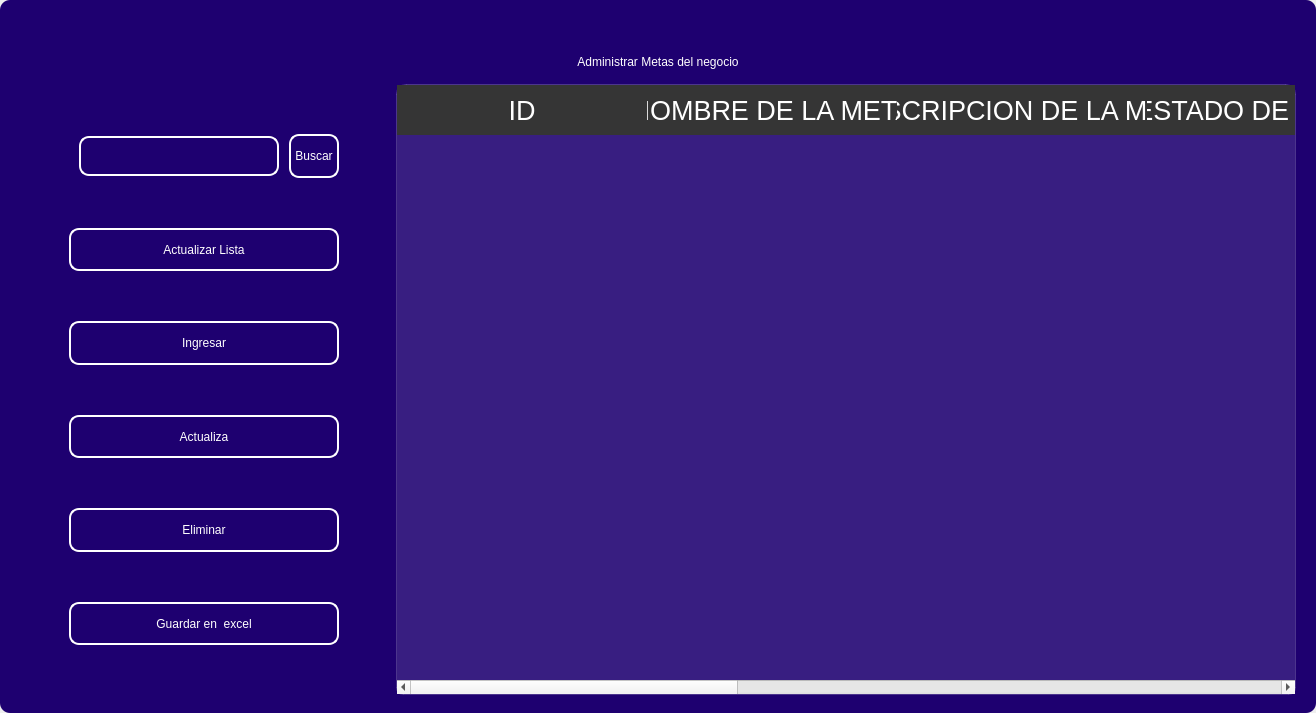
<?xml version="1.0" encoding="UTF-8"?>
<ui version="4.0">
 <class>MainWindow</class>
 <widget class="QMainWindow" name="MainWindow">
  <property name="geometry">
   <rect>
    <x>0</x>
    <y>0</y>
    <width>1316</width>
    <height>713</height>
   </rect>
  </property>
  <property name="windowTitle">
   <string>MainWindow</string>
  </property>
  <property name="styleSheet">
   <string notr="true"/>
  </property>
  <widget class="QWidget" name="centralwidget">
   <property name="styleSheet">
    <string notr="true"/>
   </property>
   <layout class="QVBoxLayout" name="verticalLayout">
    <property name="spacing">
     <number>0</number>
    </property>
    <property name="leftMargin">
     <number>0</number>
    </property>
    <property name="topMargin">
     <number>0</number>
    </property>
    <property name="rightMargin">
     <number>0</number>
    </property>
    <property name="bottomMargin">
     <number>0</number>
    </property>
    <item>
     <widget class="QFrame" name="frame">
      <property name="enabled">
       <bool>true</bool>
      </property>
      <property name="styleSheet">
       <string notr="true">
QFrame {
border-radius:10px;
background-color:#1E0070;
 }
</string>
      </property>
      <property name="frameShape">
       <enum>QFrame::StyledPanel</enum>
      </property>
      <property name="frameShadow">
       <enum>QFrame::Raised</enum>
      </property>
      <layout class="QVBoxLayout" name="verticalLayout_2">
       <item>
        <widget class="QFrame" name="frame_superior">
         <property name="minimumSize">
          <size>
           <width>0</width>
           <height>40</height>
          </size>
         </property>
         <property name="maximumSize">
          <size>
           <width>16777215</width>
           <height>40</height>
          </size>
         </property>
         <property name="styleSheet">
          <string notr="true">QPushButton{
border-radius:18px;
}

QPushButton:hover{
	background-color: rgb(0, 0, 0);
}
</string>
         </property>
         <property name="frameShape">
          <enum>QFrame::StyledPanel</enum>
         </property>
         <property name="frameShadow">
          <enum>QFrame::Raised</enum>
         </property>
         <layout class="QHBoxLayout" name="horizontalLayout_3">
          <property name="spacing">
           <number>4</number>
          </property>
          <property name="leftMargin">
           <number>0</number>
          </property>
          <property name="topMargin">
           <number>0</number>
          </property>
          <property name="rightMargin">
           <number>0</number>
          </property>
          <property name="bottomMargin">
           <number>0</number>
          </property>
          <item>
           <widget class="QPushButton" name="btn_icon">
            <property name="text">
             <string/>
            </property>
            <property name="iconSize">
             <size>
              <width>40</width>
              <height>40</height>
             </size>
            </property>
           </widget>
          </item>
          <item>
           <spacer name="horizontalSpacer_2">
            <property name="orientation">
             <enum>Qt::Horizontal</enum>
            </property>
            <property name="sizeHint" stdset="0">
             <size>
              <width>443</width>
              <height>20</height>
             </size>
            </property>
           </spacer>
          </item>
          <item>
           <widget class="QPushButton" name="btn_exit">
            <property name="minimumSize">
             <size>
              <width>38</width>
              <height>38</height>
             </size>
            </property>
            <property name="maximumSize">
             <size>
              <width>38</width>
              <height>38</height>
             </size>
            </property>
            <property name="text">
             <string/>
            </property>
            <property name="iconSize">
             <size>
              <width>35</width>
              <height>35</height>
             </size>
            </property>
           </widget>
          </item>
          <item>
           <widget class="QPushButton" name="bt_minimizar">
            <property name="minimumSize">
             <size>
              <width>38</width>
              <height>38</height>
             </size>
            </property>
            <property name="maximumSize">
             <size>
              <width>38</width>
              <height>38</height>
             </size>
            </property>
            <property name="cursor">
             <cursorShape>PointingHandCursor</cursorShape>
            </property>
            <property name="text">
             <string/>
            </property>
            <property name="icon">
             <iconset>
              <normaloff>image/minus.svg</normaloff>image/minus.svg</iconset>
            </property>
            <property name="iconSize">
             <size>
              <width>38</width>
              <height>38</height>
             </size>
            </property>
           </widget>
          </item>
          <item>
           <widget class="QPushButton" name="bt_maximizar">
            <property name="minimumSize">
             <size>
              <width>38</width>
              <height>38</height>
             </size>
            </property>
            <property name="maximumSize">
             <size>
              <width>38</width>
              <height>38</height>
             </size>
            </property>
            <property name="cursor">
             <cursorShape>PointingHandCursor</cursorShape>
            </property>
            <property name="text">
             <string/>
            </property>
            <property name="icon">
             <iconset>
              <normaloff>image/chevron-up.svg</normaloff>image/chevron-up.svg</iconset>
            </property>
            <property name="iconSize">
             <size>
              <width>38</width>
              <height>38</height>
             </size>
            </property>
           </widget>
          </item>
          <item>
           <widget class="QPushButton" name="bt_restaurar">
            <property name="minimumSize">
             <size>
              <width>38</width>
              <height>38</height>
             </size>
            </property>
            <property name="maximumSize">
             <size>
              <width>38</width>
              <height>38</height>
             </size>
            </property>
            <property name="cursor">
             <cursorShape>PointingHandCursor</cursorShape>
            </property>
            <property name="text">
             <string/>
            </property>
            <property name="icon">
             <iconset>
              <normaloff>image/chevron-down.svg</normaloff>image/chevron-down.svg</iconset>
            </property>
            <property name="iconSize">
             <size>
              <width>38</width>
              <height>38</height>
             </size>
            </property>
           </widget>
          </item>
          <item>
           <widget class="QPushButton" name="bt_cerrar">
            <property name="minimumSize">
             <size>
              <width>38</width>
              <height>38</height>
             </size>
            </property>
            <property name="maximumSize">
             <size>
              <width>38</width>
              <height>38</height>
             </size>
            </property>
            <property name="cursor">
             <cursorShape>PointingHandCursor</cursorShape>
            </property>
            <property name="text">
             <string/>
            </property>
            <property name="icon">
             <iconset>
              <normaloff>image/x.svg</normaloff>image/x.svg</iconset>
            </property>
            <property name="iconSize">
             <size>
              <width>38</width>
              <height>38</height>
             </size>
            </property>
           </widget>
          </item>
         </layout>
        </widget>
       </item>
       <item>
        <widget class="QLabel" name="label">
         <property name="styleSheet">
          <string notr="true">font: 30pt &quot;MS Shell Dlg 2&quot;;
color: rgb(255, 255, 255);</string>
         </property>
         <property name="text">
          <string>Administrar Metas del negocio</string>
         </property>
         <property name="alignment">
          <set>Qt::AlignCenter</set>
         </property>
        </widget>
       </item>
       <item>
        <widget class="QFrame" name="frame_3">
         <property name="minimumSize">
          <size>
           <width>0</width>
           <height>0</height>
          </size>
         </property>
         <property name="frameShape">
          <enum>QFrame::StyledPanel</enum>
         </property>
         <property name="frameShadow">
          <enum>QFrame::Raised</enum>
         </property>
         <layout class="QHBoxLayout" name="horizontalLayout_4">
          <property name="leftMargin">
           <number>9</number>
          </property>
          <property name="topMargin">
           <number>9</number>
          </property>
          <property name="rightMargin">
           <number>9</number>
          </property>
          <item>
           <layout class="QVBoxLayout" name="verticalLayout_4">
            <property name="spacing">
             <number>50</number>
            </property>
            <property name="sizeConstraint">
             <enum>QLayout::SetDefaultConstraint</enum>
            </property>
            <property name="leftMargin">
             <number>50</number>
            </property>
            <property name="topMargin">
             <number>50</number>
            </property>
            <property name="rightMargin">
             <number>50</number>
            </property>
            <property name="bottomMargin">
             <number>50</number>
            </property>
            <item>
             <layout class="QHBoxLayout" name="horizontalLayout">
              <property name="spacing">
               <number>10</number>
              </property>
              <property name="leftMargin">
               <number>10</number>
              </property>
              <property name="topMargin">
               <number>0</number>
              </property>
              <property name="bottomMargin">
               <number>0</number>
              </property>
              <item>
               <widget class="QLineEdit" name="searchtxt">
                <property name="minimumSize">
                 <size>
                  <width>200</width>
                  <height>25</height>
                 </size>
                </property>
                <property name="maximumSize">
                 <size>
                  <width>150</width>
                  <height>40</height>
                 </size>
                </property>
                <property name="styleSheet">
                 <string notr="true">QLabel {
	color: rgb(255, 255, 254);
	font: 12pt &quot;Arial&quot;;
	background-color: rgba(0, 0, 0,0);
}

QTextEdit{
background-color: rgba(0, 0, 0,0);
border-radius:10px; 
font: 12pt &quot;Arial&quot;;
color: rgb(255, 255, 254);
border: 2px solid  rgb(255, 255, 255);

}

QTextEdit:hover{
background-color: rgba(0, 0, 0,0);
border-radius:10px; 
font: 12pt &quot;Arial&quot;;
border: 2px solid  rgb(120, 0, 171);
}

QTextEdit:focus{
background-color: rgb(0, 0, 0);
border-radius:10px; 
font: 12pt &quot;Arial&quot;;
border: 2px solid rgb(120, 0, 171);
}

QLineEdit{
background-color: rgba(0, 0, 0,0);
border-radius:10px; 
font: 12pt &quot;Arial&quot;;
color: rgb(255, 255, 254);
border: 2px solid  rgb(255, 255, 255);

}

QLineEdit:hover{
background-color: rgba(0, 0, 0,0);
border-radius:10px; 
font: 12pt &quot;Arial&quot;;
border: 2px solid  rgb(120, 0, 171);
}

QLineEdit:focus{
background-color: rgb(0, 0, 0);
border-radius:10px; 
font: 12pt &quot;Arial&quot;;
border: 2px solid rgb(120, 0, 171);
}

QCheckBox{
	font: 12pt &quot;Arial&quot;;
	color: rgb(255, 255, 255);
}

QCheckBox::indicator {
    width: 18px;
    height:18px;
}

QCheckBox::indicator:unchecked {
   background-image: url(image/square.svg);
}

QCheckBox::indicator:checked {
   background-image: url(image/check-square.svg);
}

QPushButton{
border-radius:10px; 
font: 12pt &quot;Arial&quot;;
color: rgb(255, 255, 254);
border: 2px solid #ffffff;
}

QPushButton:hover{
border-radius:10px; 
font: 12pt &quot;Arial&quot;;
color: rgb(255, 255, 255);
border: 2px solid rgb(120, 0, 171);
	background-color: rgb(120, 0, 171);
}
</string>
                </property>
               </widget>
              </item>
              <item>
               <widget class="QPushButton" name="btn_search">
                <property name="sizePolicy">
                 <sizepolicy hsizetype="Minimum" vsizetype="Fixed">
                  <horstretch>0</horstretch>
                  <verstretch>0</verstretch>
                 </sizepolicy>
                </property>
                <property name="minimumSize">
                 <size>
                  <width>0</width>
                  <height>15</height>
                 </size>
                </property>
                <property name="maximumSize">
                 <size>
                  <width>100</width>
                  <height>50</height>
                 </size>
                </property>
                <property name="cursor">
                 <cursorShape>PointingHandCursor</cursorShape>
                </property>
                <property name="styleSheet">
                 <string notr="true">QPushButton{
border-radius:10px; 
font: 12pt &quot;Arial&quot;;
color: rgb(255, 255, 254);
border: 2px solid #ffffff;
}

QPushButton:hover{
border-radius:10px; 
font: 12pt &quot;Arial&quot;;
color: rgb(255, 255, 255);
border: 2px solid rgb(120, 0, 171);
	background-color: rgb(120, 0, 171);
}</string>
                </property>
                <property name="text">
                 <string>Buscar</string>
                </property>
               </widget>
              </item>
             </layout>
            </item>
            <item>
             <widget class="QPushButton" name="btn_get">
              <property name="minimumSize">
               <size>
                <width>50</width>
                <height>40</height>
               </size>
              </property>
              <property name="maximumSize">
               <size>
                <width>300</width>
                <height>50</height>
               </size>
              </property>
              <property name="cursor">
               <cursorShape>PointingHandCursor</cursorShape>
              </property>
              <property name="styleSheet">
               <string notr="true">QPushButton{
border-radius:10px; 
font: 12pt &quot;Arial&quot;;
color: rgb(255, 255, 254);
border: 2px solid #ffffff;
}

QPushButton:hover{
border-radius:10px; 
font: 12pt &quot;Arial&quot;;
color: rgb(255, 255, 255);
border: 2px solid rgb(120, 0, 171);
	background-color: rgb(120, 0, 171);
}</string>
              </property>
              <property name="text">
               <string>Actualizar Lista</string>
              </property>
              <property name="iconSize">
               <size>
                <width>35</width>
                <height>35</height>
               </size>
              </property>
             </widget>
            </item>
            <item>
             <widget class="QPushButton" name="btn_add">
              <property name="minimumSize">
               <size>
                <width>0</width>
                <height>40</height>
               </size>
              </property>
              <property name="maximumSize">
               <size>
                <width>300</width>
                <height>50</height>
               </size>
              </property>
              <property name="cursor">
               <cursorShape>PointingHandCursor</cursorShape>
              </property>
              <property name="styleSheet">
               <string notr="true">QPushButton{
border-radius:10px; 
font: 12pt &quot;Arial&quot;;
color: rgb(255, 255, 254);
border: 2px solid #ffffff;
}

QPushButton:hover{
border-radius:10px; 
font: 12pt &quot;Arial&quot;;
color: rgb(255, 255, 255);
border: 2px solid rgb(120, 0, 171);
	background-color: rgb(120, 0, 171);
}</string>
              </property>
              <property name="text">
               <string>Ingresar</string>
              </property>
              <property name="iconSize">
               <size>
                <width>35</width>
                <height>35</height>
               </size>
              </property>
             </widget>
            </item>
            <item>
             <widget class="QPushButton" name="btn_update">
              <property name="minimumSize">
               <size>
                <width>0</width>
                <height>40</height>
               </size>
              </property>
              <property name="maximumSize">
               <size>
                <width>300</width>
                <height>50</height>
               </size>
              </property>
              <property name="cursor">
               <cursorShape>PointingHandCursor</cursorShape>
              </property>
              <property name="styleSheet">
               <string notr="true">QPushButton{
border-radius:10px; 
font: 12pt &quot;Arial&quot;;
color: rgb(255, 255, 254);
border: 2px solid #ffffff;
}

QPushButton:hover{
border-radius:10px; 
font: 12pt &quot;Arial&quot;;
color: rgb(255, 255, 255);
border: 2px solid rgb(120, 0, 171);
	background-color: rgb(120, 0, 171);
}</string>
              </property>
              <property name="text">
               <string>Actualiza</string>
              </property>
              <property name="iconSize">
               <size>
                <width>35</width>
                <height>35</height>
               </size>
              </property>
             </widget>
            </item>
            <item>
             <widget class="QPushButton" name="btn_delete">
              <property name="minimumSize">
               <size>
                <width>0</width>
                <height>40</height>
               </size>
              </property>
              <property name="maximumSize">
               <size>
                <width>300</width>
                <height>50</height>
               </size>
              </property>
              <property name="cursor">
               <cursorShape>PointingHandCursor</cursorShape>
              </property>
              <property name="styleSheet">
               <string notr="true">QPushButton{
border-radius:10px; 
font: 12pt &quot;Arial&quot;;
color: rgb(255, 255, 254);
border: 2px solid #ffffff;
}

QPushButton:hover{
border-radius:10px; 
font: 12pt &quot;Arial&quot;;
color: rgb(255, 255, 255);
border: 2px solid rgb(120, 0, 171);
	background-color: rgb(120, 0, 171);
}</string>
              </property>
              <property name="text">
               <string>Eliminar</string>
              </property>
              <property name="iconSize">
               <size>
                <width>35</width>
                <height>35</height>
               </size>
              </property>
             </widget>
            </item>
            <item>
             <widget class="QPushButton" name="btn_excel">
              <property name="minimumSize">
               <size>
                <width>10</width>
                <height>40</height>
               </size>
              </property>
              <property name="maximumSize">
               <size>
                <width>300</width>
                <height>50</height>
               </size>
              </property>
              <property name="cursor">
               <cursorShape>PointingHandCursor</cursorShape>
              </property>
              <property name="styleSheet">
               <string notr="true">QPushButton{
border-radius:10px; 
font: 12pt &quot;Arial&quot;;
color: rgb(255, 255, 254);
border: 2px solid #ffffff;
}

QPushButton:hover{
border-radius:10px; 
font: 12pt &quot;Arial&quot;;
color: rgb(255, 255, 255);
border: 2px solid rgb(120, 0, 171);
	background-color: rgb(120, 0, 171);
}</string>
              </property>
              <property name="text">
               <string>Guardar en  excel</string>
              </property>
              <property name="iconSize">
               <size>
                <width>35</width>
                <height>35</height>
               </size>
              </property>
             </widget>
            </item>
           </layout>
          </item>
          <item>
           <widget class="QTableWidget" name="table_goal">
            <property name="minimumSize">
             <size>
              <width>900</width>
              <height>0</height>
             </size>
            </property>
            <property name="maximumSize">
             <size>
              <width>700</width>
              <height>16777215</height>
             </size>
            </property>
            <property name="styleSheet">
             <string notr="true">QTableView {
	background-color: rgba(255, 255, 255, 30); 	
	border: 1px solid rgba(255,255,255,40);
	border-bottom-right-radius: 7px; 
	border-bottom-left-radius: 7px; 
	color: white;
	font: 15pt &quot;MS Shell Dlg 2&quot;;
}

QHeaderView::section {
background-color: rgb(53, 53, 53);
color: white;
border: none;
height: 50px;
font-size: 20pt;
}

QTableView::item {
    border-style: none;
    border-bottom: 1px solid rgba(255,255,255,50);
    padding-left: auto;
    padding-right: auto;
}

QTableView::item:selected{
	border: none;
	color: rgb(255, 255, 255);
    background-color: rgba(255, 255, 255, 50);
}
</string>
            </property>
            <property name="lineWidth">
             <number>1</number>
            </property>
            <property name="editTriggers">
             <set>QAbstractItemView::NoEditTriggers</set>
            </property>
            <attribute name="horizontalHeaderDefaultSectionSize">
             <number>250</number>
            </attribute>
            <column>
             <property name="text">
              <string>ID</string>
             </property>
            </column>
            <column>
             <property name="text">
              <string>NOMBRE DE LA META</string>
             </property>
            </column>
            <column>
             <property name="text">
              <string>DESCRIPCION DE LA META</string>
             </property>
            </column>
            <column>
             <property name="text">
              <string>ESTADO DE LA META</string>
             </property>
            </column>
            <column>
             <property name="text">
              <string>FECHA DE INICIO</string>
             </property>
            </column>
            <column>
             <property name="text">
              <string>FECHA DE TERMINO</string>
             </property>
            </column>
            <column>
             <property name="text">
              <string>ID DE LA EMPRESA</string>
             </property>
            </column>
            <column>
             <property name="text">
              <string>NOMBRE DEL NEGOCIO</string>
             </property>
            </column>
           </widget>
          </item>
         </layout>
        </widget>
       </item>
      </layout>
     </widget>
    </item>
   </layout>
  </widget>
 </widget>
 <resources/>
 <connections/>
</ui>
